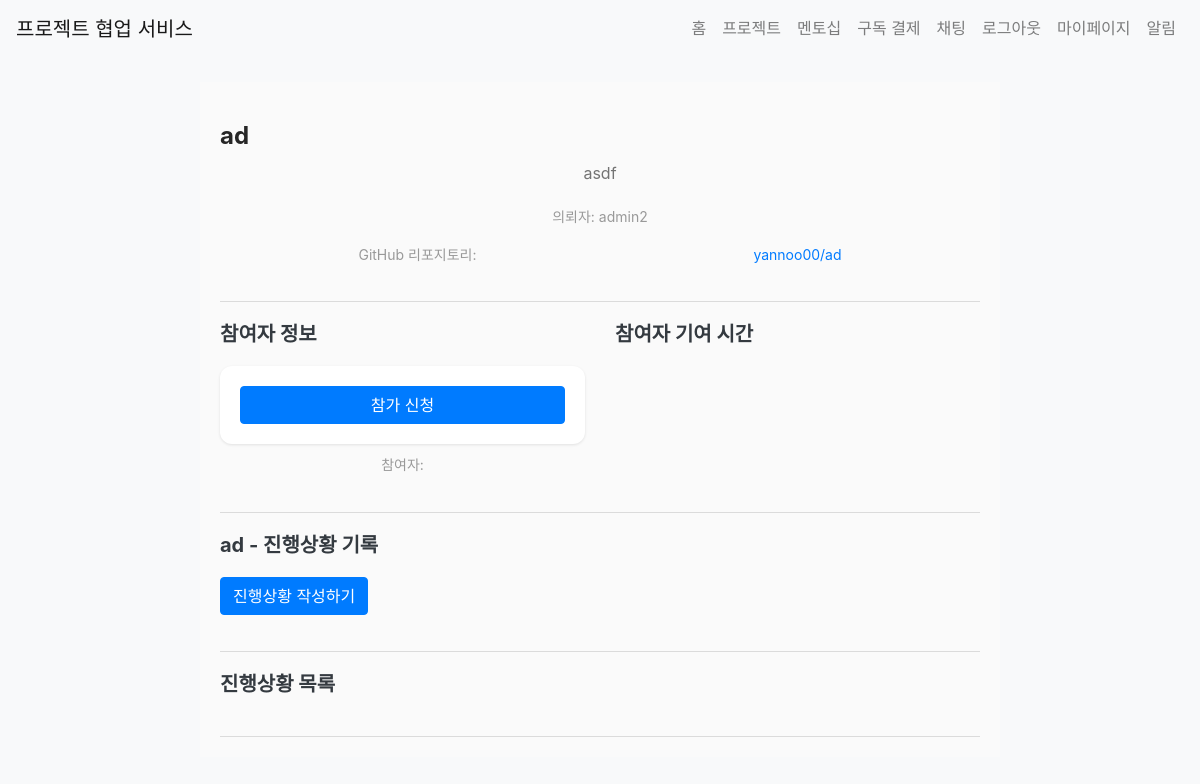
The app's page /project/detail/19 (signed in), older data.
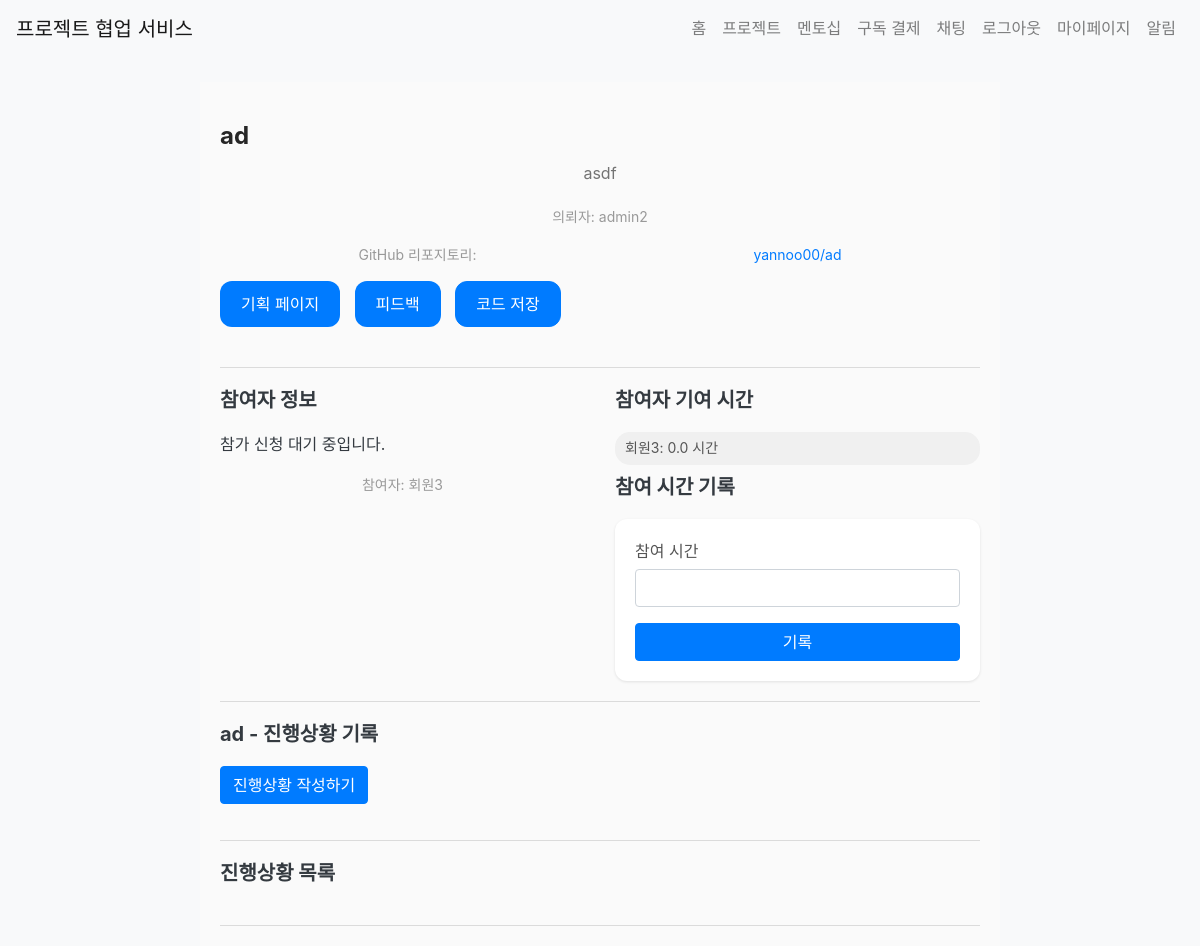
The same page, newer data.
### app/models.py (models this page shows)
class User(UserMixin, db.Model):
    id = db.Column(db.Integer, primary_key=True)
    name = db.Column(db.String(100), nullable=False)
    email = db.Column(db.String(120), unique=True, nullable=False)
    password = db.Column(db.String(255), nullable=False)
    bio = db.Column(db.Text)
    chat_rooms = db.relationship('ChatRoom', secondary='chat_room_participant', back_populates='participants')
    chat_room_participants = db.relationship('ChatRoomParticipant', back_populates='user')
    notifications = db.relationship('Notification', back_populates='user', lazy=True)
    projects = db.relationship('Project', secondary='project_participant', back_populates='participants')
    subscription = db.relationship('Subscription', back_populates='subscriber', uselist=False)
    created_projects = db.relationship('Project', back_populates='client', lazy=True, foreign_keys='Project.client_id')
    mentees = db.relationship('User',
                              secondary=mentorship_mentor,
                              primaryjoin=(mentorship_mentor.c.mentor_id == id),
                              secondaryjoin=(mentorship_mentor.c.mentee_id == id),
                              backref=db.backref('mentors', lazy='dynamic'),
                              lazy='dynamic')
    pending_mentees = db.relationship('User',
                                    secondary=mentorship_mentee,
                                    primaryjoin=(mentorship_mentee.c.mentor_id == id),
                                    secondaryjoin=(mentorship_mentee.c.mentee_id == id),
                                    backref=db.backref('pending_mentors', lazy='dynamic'),
                                    lazy='dynamic')
    project_participants = db.relationship('ProjectParticipant', back_populates='user', lazy=True)
    is_admin = db.Column(db.Boolean, default=False)

class ProjectParticipant(db.Model):
    id = db.Column(db.Integer, primary_key=True)
    user_id = db.Column(db.Integer, db.ForeignKey('user.id'), nullable=False)
    project_id = db.Column(db.Integer, db.ForeignKey('project.id'), nullable=False)
    hours_contributed = db.Column(db.Float, default=0.0)
    accepted = db.Column(db.Boolean, default=False)  # 새로 추가된 필드
    user = db.relationship('User', back_populates='project_participants', overlaps="participants,projects")
    project = db.relationship('Project', back_populates='project_participants', overlaps="participants,projects")

### app/views/project.py (the view, shortened to what this page needs)
@bp.route('/detail/<int:project_id>', methods=['GET', 'POST'])
@login_required
def detail(project_id):
    project = Project.query.get_or_404(project_id)
    post_form = PostForm()
    comment_form = CommentForm()
    contribution_form = ContributionForm()
    accept_form = AcceptParticipantForm()
    participate_form = ParticipateForm()
    progress_form = ProjectProgressForm()
    progress_list = ProjectProgress.query.filter_by(project=project).order_by(ProjectProgress.date.desc()).all()
    return render_template('project/detail.html', project=project, post_form=post_form, comment_form=comment_form,
                           contribution_form=contribution_form, accept_form=accept_form,
                           participate_form=participate_form,  # 이 줄 추가
                           form=progress_form,  # 여기를 수정
                           progress_form=progress_form, progress_list=progress_list)

### app/forms.py
class PostForm(FlaskForm):
    title = StringField('제목', validators=[DataRequired()])
    content = TextAreaField('내용', validators=[DataRequired()])
    submit = SubmitField('작성')

class CommentForm(FlaskForm):
    content = TextAreaField('댓글', validators=[DataRequired()])
    submit = SubmitField('작성')

### app/__init__.py (called while the page is built)
@login_manager.user_loader
def load_user(user_id):
    if user_id is not None:
        return User.query.get(int(user_id))
    return None

### app/templates/project/detail.html (shortened to what this page needs)
{% extends "base.html" %}
{% block extra_css %}
    <link rel="stylesheet" href="{{ url_for('static', filename='css/components/button.css') }}">
    <link rel="stylesheet" href="{{ url_for('static', filename='css/components/cards.css') }}">
    <link rel="stylesheet" href="{{ url_for('static', filename='css/pages/project.css') }}">
{% endblock %}
{% block content %}
<div class="project-detail-container">
    <div class="project-section">
        <h2 class="project-title">{{ project.title }}</h2>
        <p class="project-description">{{ project.description }}</p>
        <p class="project-meta">의뢰자: {{ project.client.name }}</p>
        {% if project.github_repo %}
        <p class="project-meta">GitHub 리포지토리: <a href="https://github.com/{{ project.github_repo }}" target="_blank">{{ project.github_repo }}</a></p>
        {% endif %}
        {% if current_user in project.participants or current_user == project.client %}
        <div class="project-actions">
            <a href="{{ url_for('project.plan', project_id=project.id) }}" class="btn btn-info">기획 페이지</a>
            <a href="{{ url_for('project.feedback', project_id=project.id) }}" class="btn btn-info">피드백</a>
            <a href="{{ url_for('project.save_code', project_id=project.id) }}" class="btn btn-primary">코드 저장</a>
        </div>
        {% endif %}
    </div>
    <div class="project-section">
        <div class="row">
            <div class="col-6">
                <h3 class="project-subtitle">참여자 정보</h3>
                {% if current_user != project.client %}
                  {% if not project.completed %}
                    {% set participant = project.project_participants|selectattr('user', 'equalto', current_user)|first %}
                    {% if not participant %}
                    <form action="{{ url_for('project.participate', project_id=project.id) }}" method="post">
                      {{ participate_form.submit(class="btn btn-primary") }}
                    </form>
                    {% elif not participant.accepted %}
                    <p>참가 신청 대기 중입니다.</p>
                    {% endif %}
                  {% endif %}
                {% endif %}
                <p class="project-meta">참여자:
                {% for participant in project.participants %}
                    {{ participant.name }}{% if not loop.last %}, {% endif %}
                {% endfor %}
                </p>
            </div>
            <div class="col-6">
                <h3 class="project-subtitle">참여자 기여 시간</h3>
                <ul class="project-participants">
                  {% for participant in project.project_participants %}
                    <li class="participant-item">{{ participant.user.name }}: {{ participant.hours_contributed }} 시간</li>
                  {% endfor %}
                </ul>
                {% if current_user in project.participants %}
                  <h4 class="project-subtitle">참여 시간 기록</h4>
                  <form action="{{ url_for('project.contribute', project_id=project.id) }}" method="post">
                    <div class="form-group">
                      {{ contribution_form.hours.label }}
                      {{ contribution_form.hours(class="form-control") }}
                    </div>
                    {{ contribution_form.submit(class="btn btn-primary") }}
                  </form>
                {% endif %}
            </div>
        </div>
    </div>
    <div class="project-section">
        <h3 class="project-subtitle">{{ project.title }} - 진행상황 기록</h3>
        <button id="toggle-progress-form" class="btn btn-primary mb-3">진행상황 작성하기</button>
    </div>
    <div class="project-section">
        <h3 class="project-subtitle">진행상황 목록</h3>
    </div>
</div>
{% endblock %}

Row changes from the older to the newer data that the page shows:
now on this page (row unchanged): User: name "회원3"
added ProjectParticipant: user.name "회원3", hours_contributed "0.0"
Text that changed along with them:
{{ contribution_form.hours.label }}: (not shown) → "참여 시간"
form field submit: (not shown) → "기록"
form field submit: "참가 신청" → (not shown)
text now shown: "기획 페이지 피드백 코드 저장 참가 신청 대기 중입니다. 참여 시간 기록"
